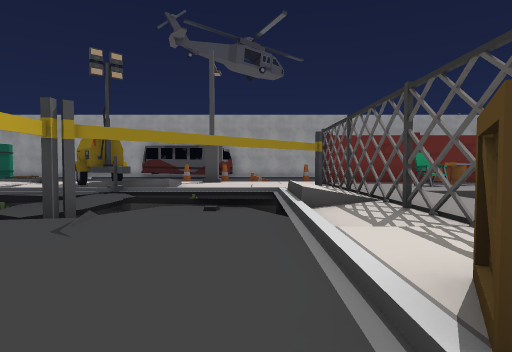
View 1 (above)

17 first-person views from a walk through a Unity game level. The camera is 1.3 m above the floor, tilts 2° down and sees 80° across. Doors are open. The floor is counted in squares, 2 m on a side. Each view is taken from the middle of a square. On the plan, view 1 faces up. The plan holds only what a view shows up to about 10 squares ahead; the rest is blank. The place goes on beyond the plan. The player character is not drawn. Some surface patterns are stand-ins.

View 2
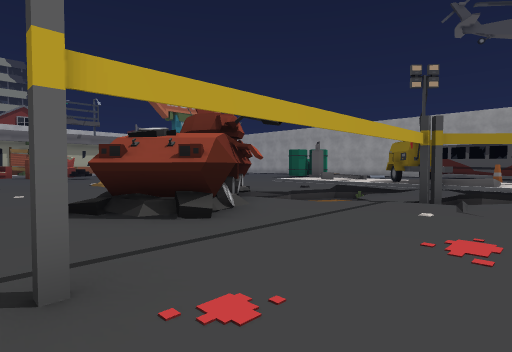

View 3
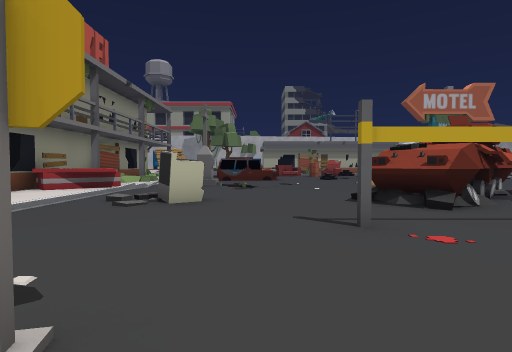

View 4
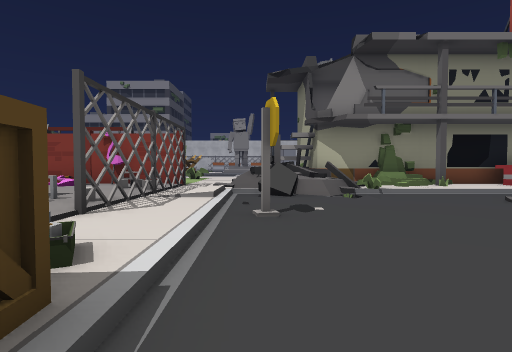

View 5
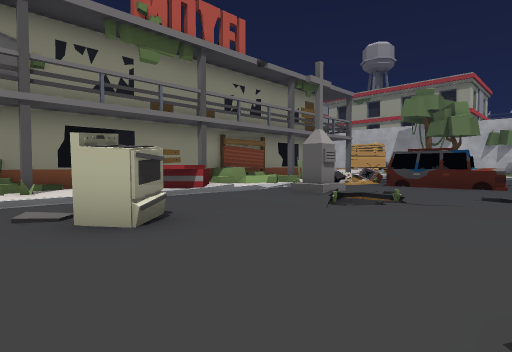

View 6
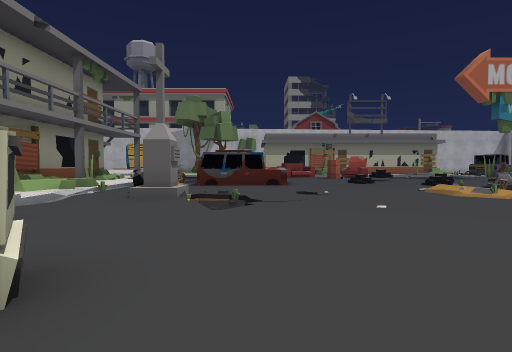

View 7
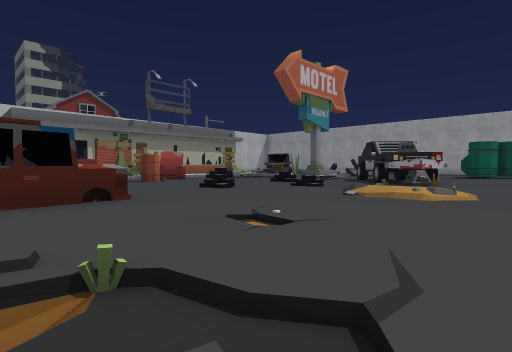

View 8
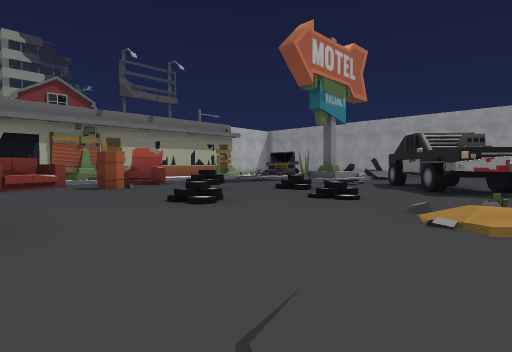

View 9
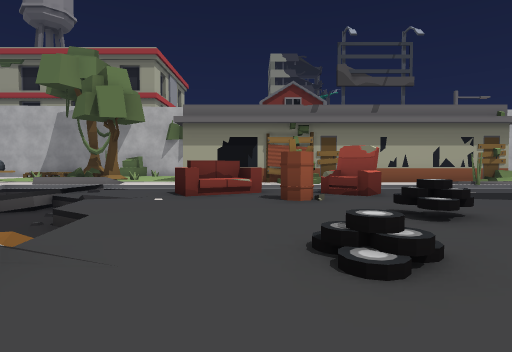

View 10
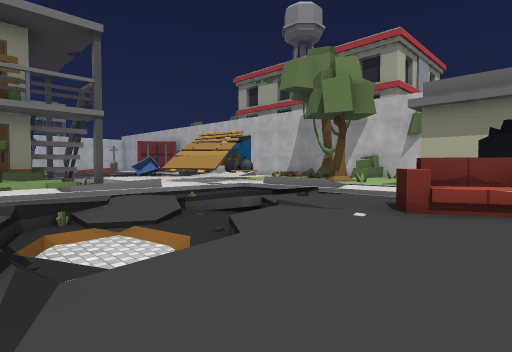

View 11
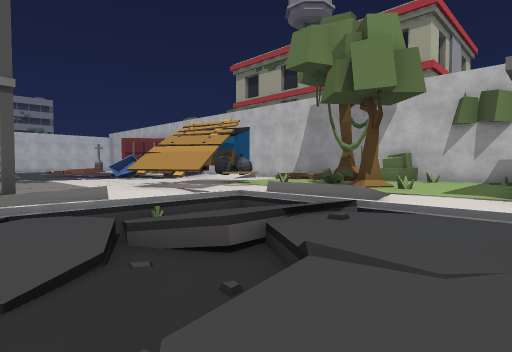

View 12
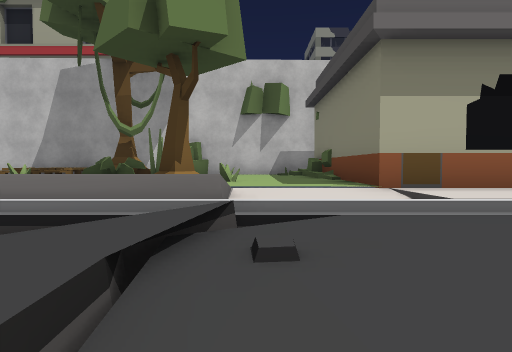

View 13
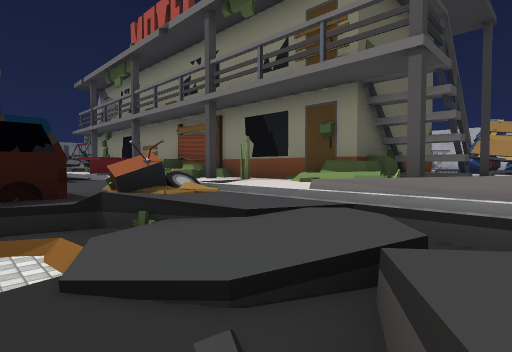

View 14
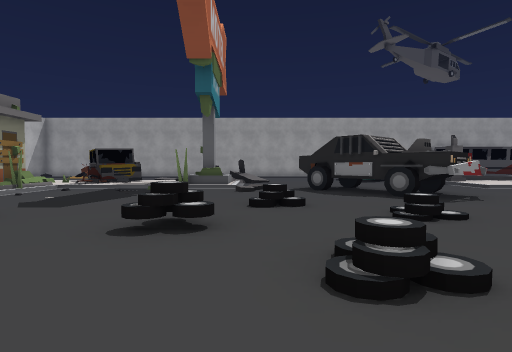

View 15
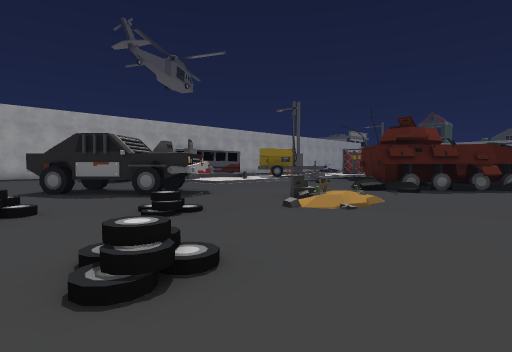

View 16
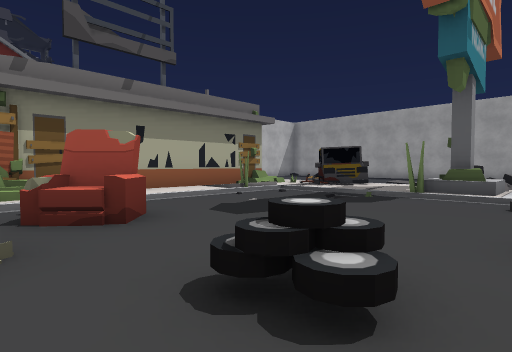

View 17
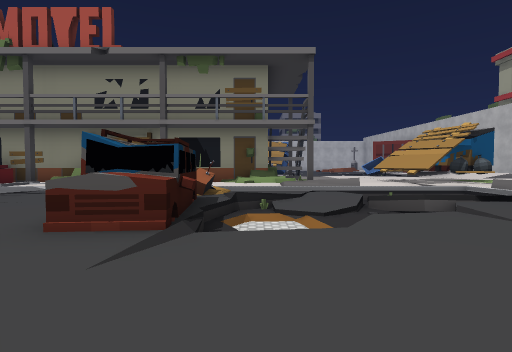

### Floor plan
Key: @ floor where view 1 was taken; # wall or solid block; x gap in a wall; . main floor; : floor 0.25 m higher than the main floor; - floor 0.25 m lower than the main floor; + floor 0.5 m higher than the main floor; _ floor 0.5 m lower than the main floor; < floor 0.75 m lower than the main floor; / step, stairs or slope; = window, fence, low wall or low ledge; ^ raised ledge; v drop or lower ground; C crate; E oven; S sign; N container; A car; T tombstone; H chair; B barrel; F sofa; U building; P pallet; O other object.
Columns run from 29 left of view 1 to 6 right of it. Each row starts with its distance up from view 1.
 11          //   ..
 10        AAA/ = ...    // O  #/:::
  9        :O::x/ .... .::/:OO //::#####
  8       U::::#/ .##...:: ..O////:#:#=
  7       #:../../.##....  .../////#:::
  6       #U........##... ..//// //x:v
  5       #:........##......//_=///#:
  4       #:.....//......../  /=./.x:
  3       #:.H../..+..O..### /.....#
  2       #:.H..O.....O..####.....:
  1       #...B.../.......###.....C
  0       #:FF.............##....@
 -1       #:.F....................C
 -2  #U####:.F..//AA../.......#...ON
 -3 ##:::::...=///AA...//.........::
 -4 #::::::./////<AA...-/...E....S:#x
 -5 ##:::#:///////AA...T...EE.....:#:
 -6  #:#:: ///////O:.../......._..:x::
 -7  ##:=  :///////O/////O////====/xO::
 -8 ##    =#^./#/.. #///OO:://==##/##O##
 -9 =/   ####=::/################=::
-10 #P    ###:::##             ## ::
-11 #        :::^#
-12 #        ::: #
-13          ::: #
-14           .#

Where each view was taken, in squares from view 1:
view 1: 0 up, 0 right, facing up
view 2: 2 down, 1 left, facing up-left
view 3: 3 down, 1 right, facing left
view 4: 0 up, 0 right, facing down
view 5: 1 down, 4 left, facing down-left
view 6: 3 down, 4 left, facing left
view 7: 4 down, 9 left, facing up-left
view 8: 2 down, 11 left, facing up-left
view 9: 0 up, 13 left, facing left
view 10: 0 up, 15 left, facing down-left
view 11: 2 down, 17 left, facing down-left
view 12: 4 down, 19 left, facing left
view 13: 4 down, 19 left, facing down-right
view 14: 1 down, 16 left, facing up
view 15: 1 down, 16 left, facing up-right
view 16: 1 up, 16 left, facing up-left
view 17: 1 up, 16 left, facing down
